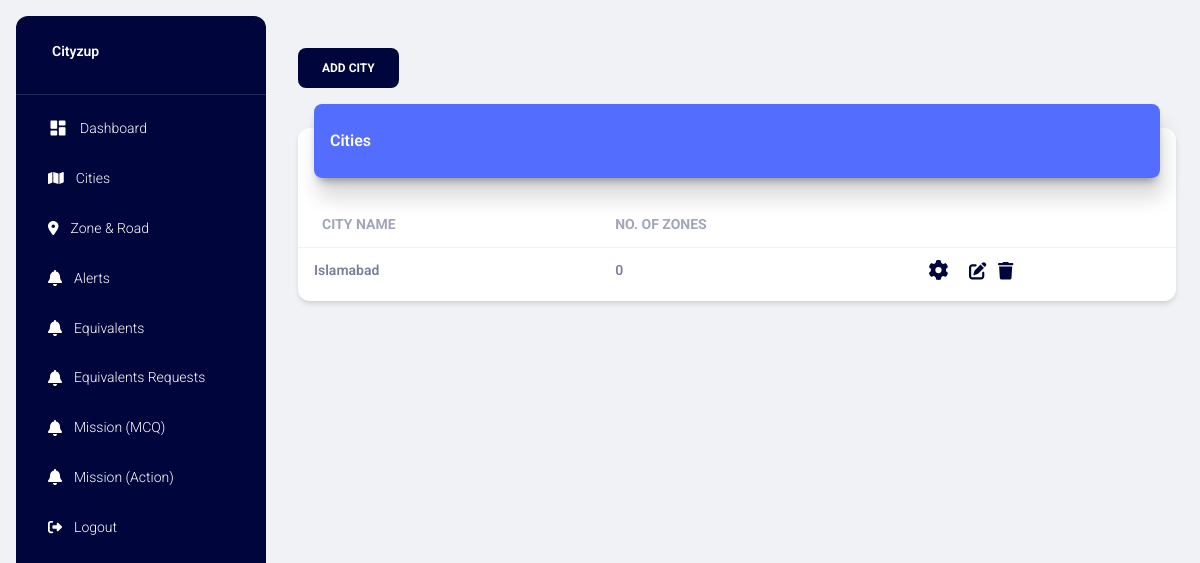
The page /cities/ (signed in) on the database as committed earlier.
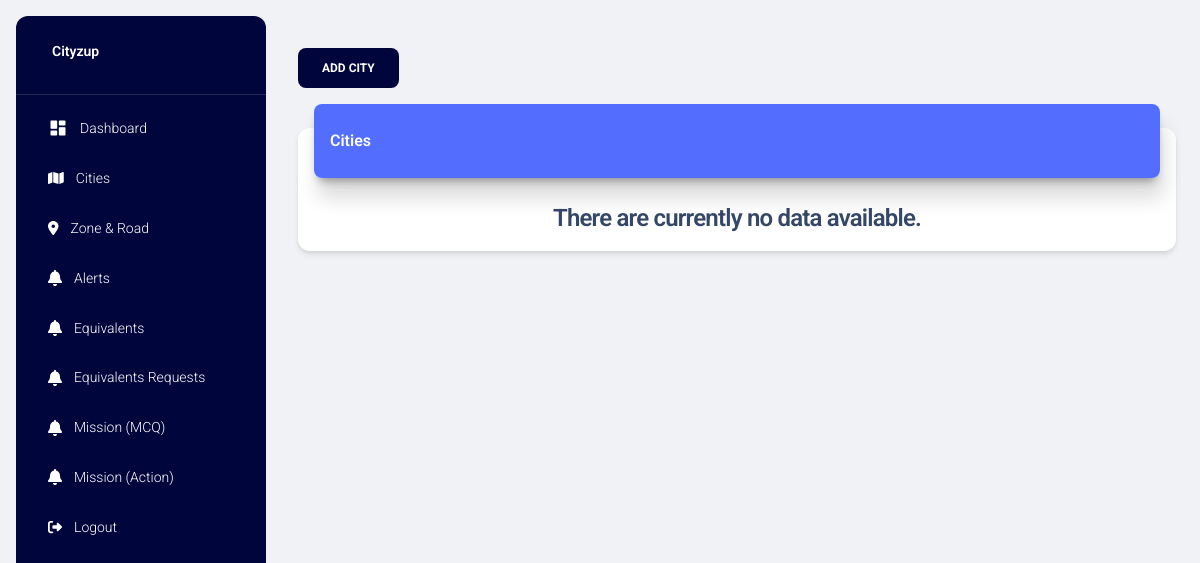
The same page on the database as committed later.
### project/models.py (models this page shows)
class Guide(db.Model):
    g_id = db.Column(db.Integer, primary_key=True)
    g_title = db.Column(db.String(255), nullable=False)
    g_coins_for_first_alert = db.Column(db.Integer, nullable=False)
    g_coins_for_confirm_alert = db.Column(db.Integer, nullable=False)
    g_coins_for_close_alert = db.Column(db.Integer, nullable=False)

### project/main.py (the view)
@main.route("/cities/")
@login_required
def cities():
    cities = db.session.query(
        Guide.g_id,
        Guide.g_title,
        db.func.count(Zone.z_id).label('point_count'),
        Guide.g_coins_for_first_alert,
        Guide.g_coins_for_confirm_alert,
        Guide.g_coins_for_close_alert
    ) \
        .outerjoin(Zone, Zone.g_id == Guide.g_id) \
        .group_by(Guide.g_id, Guide.g_coins_for_first_alert,  Guide.g_coins_for_confirm_alert,
                  Guide.g_coins_for_close_alert) \
        .order_by(Guide.g_id.desc()) \
        .all()
    title = 'Cities'
    page_title = 'Cities'
    return render_template('cities.html', cities=cities, page_title=page_title, title=title)

### project/models.py (called while the page is built)
@login_manager.user_loader
def load_user(user_id):
    return User.query.get(int(user_id))

### project/templates/cities.html (shortened to what the changed rows need)
{% extends "layout.html" %} {% block title %} {% endblock %} {% block content %}
<div class="container-fluid py-4">
    <div class="row">
        <div class="col-12">
            <div class="card my-4">
                <div class="card-body px-0 pb-2">
                    <div class="table-responsive p-0">
                        {% if cities|length > 0 %}
                            <table class="table align-items-center mb-0">
                                <thead>
                                    <tr>
                                        <th class="text-uppercase text-secondary text-sm font-weight-bolder opacity-7">
                                            City Name
                                        </th>
                                        <th class="text-uppercase text-secondary text-sm font-weight-bolder opacity-7 ps-2">
                                            No. of Zones
                                        </th>
                                        <th class="text-secondary opacity-7"></th>
                                    </tr>
                                </thead>
                                <tbody>
                                    {% for city in cities %}
                                        <tr>
                                            <td>
                                                <div class="d-flex px-2 py-1">
                                                    <div class="d-flex flex-column justify-content-center">
                                                        <p class="text-sm font-weight-bold mb-0">{{ city.g_title }}</p>
                                                    </div>
                                                </div>
                                            </td>
                                            <td>
                                                <p class="text-sm font-weight-bold mb-0">{{ city.point_count }}</p>
                                            </td>
                                            <td class="align-middle">
                                                <a href="#" data-gid="{{ city.g_id }}"
                                                data-firstcoin="{{city.g_coins_for_first_alert}}"
                                                data-confirmcoin="{{city.g_coins_for_confirm_alert}}"
                                                data-closecoin="{{city.g_coins_for_close_alert}}"
                                                data-bs-toggle="modal" data-bs-target="#modalCitySettings" class="openModalCitySettings">
                                                    <i class="fa-solid fa-gear fa-lg icon-dark"></i>
                                                </a>
                                                <a href="#" data-gid="{{ city.g_id }}" data-gtitle="{{ city.g_title }}" class="text-secondary font-weight-bold text-sm openEditModalGuide" data-toggle="tooltip" data-original-title="Edit" data-bs-toggle="modal" data-bs-target="#modalEditGuide">
                                                    <i class="fa-solid fa-pen-to-square fa-lg icon-dark "></i>
                                                </a>
                                                <a href="#" data-gid="{{ city.g_id }}" class="text-secondary font-weight-bold text-sm deleteGuideBtn" data-toggle="tooltip" data-original-title="Delete">
                                                    <i class="fa-solid fa-trash fa-lg icon-dark"></i>
                                                </a>
                                            </td>
                                        </tr>
                                    {% endfor %}
                                </tbody>
                            </table>
                        {% else %}
                            <h4 class="text-center">There are currently no data available.</h4>
                        {% endif %}
                    </div>
                </div>
            </div>
        </div>
    </div>
</div>
{% endblock %}

Rows that differ between the two databases and show on the page:
removed Guide: g_title "Islamabad", point_count "0"
Other text that changed with them:
text no longer shown: "CITY NAME NO. OF ZONES"
text now shown: "There are currently no data available."
